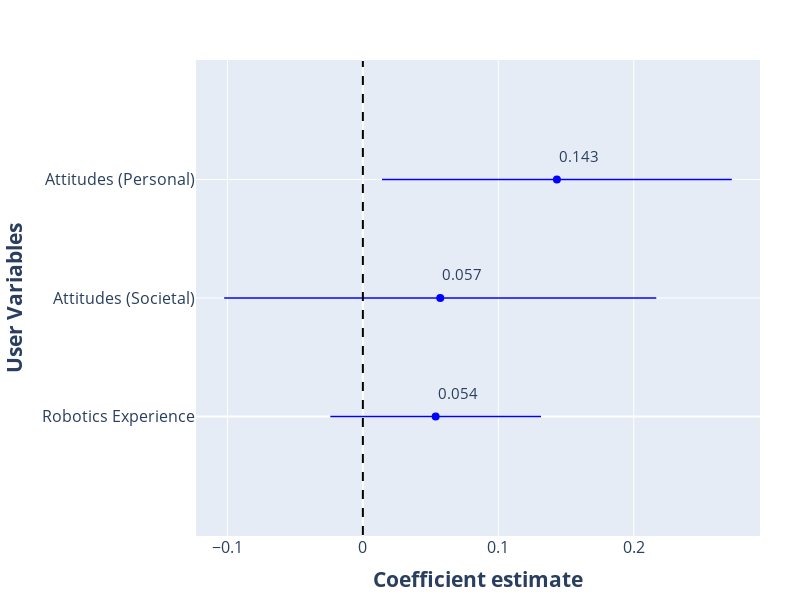

This figure's notebook cell:
### Code cell
# Grab coefficients and 95% confidence intervals (exclude intercept for plotting)
res = model 
params = res.params.copy()
conf = res.conf_int().copy()
if "const" in params.index:
    params = params.drop("const")
    conf = conf.loc[params.index]

# Build a tidy frame, sort by absolute effect size
coef_df = pd.DataFrame({
    "coef": params,
    "lo": conf[0],
    "hi": conf[1],
})
coef_df["abs_coef"] = coef_df["coef"].abs()
coef_df = coef_df.sort_values("abs_coef", ascending=True)

# Replacement dict for nicer labels
replacement_dict = {
    "AttitudesAvgP": "Attitudes (Personal)",
    "AttitudesAvgS": "Attitudes (Societal)",
    "Average_Imp": "Question Importance",
    "RobotExpScale": "Robotics Experience"
}
y_labels = [replacement_dict.get(lbl, lbl) for lbl in coef_df.index.tolist()]
y_pos = np.arange(len(coef_df))
x = coef_df["coef"].values
error_minus = x - coef_df["lo"].values
error_plus = coef_df["hi"].values - x

fig = go.Figure()

# Add coefficient points with error bars
fig.add_trace(go.Scatter(
    x=x,
    y=y_pos,
    mode="markers",
    error_x=dict(
        type="data",
        symmetric=False,
        array=error_plus,
        arrayminus=error_minus,
        thickness=1.5,
        width=0
    ),
    marker=dict(color="blue", size=8),
    text=[f"{val:.3f}" for val in x],  # hover text
    hoverinfo="text+y"
))

# Add vertical line at zero
fig.add_shape(
    type="line",
    x0=0, x1=0,
    y0=-1, y1=len(y_pos),
    line=dict(color="black", dash="dash")
)
fig.update_layout(
    title=None ,
    xaxis_title="Coefficient estimate",
    yaxis_title="User Variables",
    yaxis=dict(
        tickmode="array",
        tickvals=y_pos,
        ticktext=y_labels
    ),
    margin=dict(l=150, r=40, t=60, b=40),
    width=800,
    height=600
    )

# Add text labels slightly above the line
for xi, yi in zip(x, y_pos):
    fig.add_annotation(
        x=xi, y=yi,
        text=f"{xi:.3f}",
        showarrow=False,
        xanchor="left",
        yanchor="bottom",
        font=dict(size=15),
        xshift=0,
        yshift=12  
    )

fig.update_xaxes(title_font=dict(size=21, weight="bold"), tickfont=dict(size=16))
fig.update_yaxes(title_font=dict(size=21, weight="bold"), tickfont=dict(size=16))

fig.show()
fig.write_image(os.path.join(os.getcwd(), 'plots/linear_regression_coefficients.pdf'), format='pdf', width=800, height=600)

### Figure 1 — Plotly figure (JSON) as saved in the notebook; plotly's stock layout.template omitted (floating-point values rounded to 4 significant figures)
{"data": [{"error_x": {"array": [0.07778, 0.1595, 0.1291], "arrayminus": [0.07778, 0.1595, 0.1291], "symmetric": false, "thickness": 1.5, "type": "data", "width": 0}, "hoverinfo": "text+y", "marker": {"color": "blue", "size": 8}, "mode": "markers", "text": ["0.054", "0.057", "0.143"], "type": "scatter", "x": [0.05375, 0.05713, 0.1433], "y": [0, 1, 2]}], "layout": {"annotations": [{"font": {"size": 15}, "showarrow": false, "text": "0.054", "x": 0.05375, "xanchor": "left", "xshift": 0, "y": 0, "yanchor": "bottom", "yshift": 12}, {"font": {"size": 15}, "showarrow": false, "text": "0.057", "x": 0.05713, "xanchor": "left", "xshift": 0, "y": 1, "yanchor": "bottom", "yshift": 12}, {"font": {"size": 15}, "showarrow": false, "text": "0.143", "x": 0.1433, "xanchor": "left", "xshift": 0, "y": 2, "yanchor": "bottom", "yshift": 12}], "height": 600, "margin": {"b": 40, "l": 150, "r": 40, "t": 60}, "shapes": [{"line": {"color": "black", "dash": "dash"}, "type": "line", "x0": 0, "x1": 0, "y0": -1, "y1": 3}], "title": {}, "width": 800, "xaxis": {"tickfont": {"size": 16}, "title": {"font": {"size": 21, "weight": "bold"}, "text": "Coefficient estimate"}}, "yaxis": {"tickfont": {"size": 16}, "tickmode": "array", "ticktext": ["Robotics Experience", "Attitudes (Societal)", "Attitudes (Personal)"], "tickvals": [0, 1, 2], "title": {"font": {"size": 21, "weight": "bold"}, "text": "User Variables"}}}}
